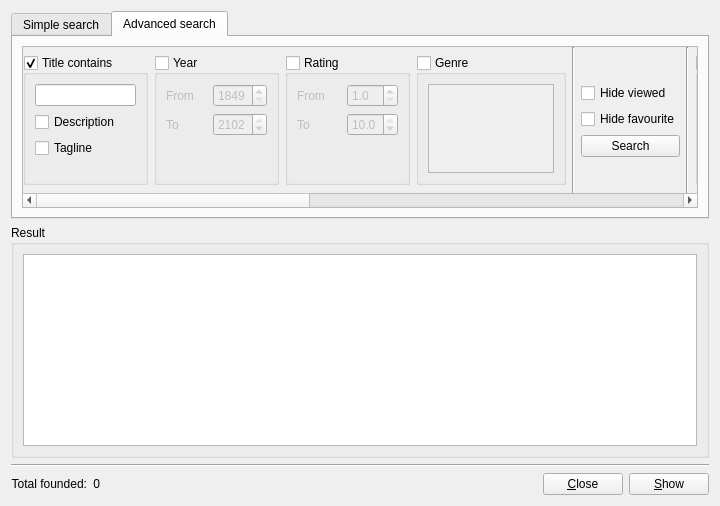
<?xml version="1.0" encoding="UTF-8"?>
<ui version="4.0">
 <class>SearchWindow</class>
 <widget class="QDialog" name="SearchWindow">
  <property name="geometry">
   <rect>
    <x>0</x>
    <y>0</y>
    <width>720</width>
    <height>506</height>
   </rect>
  </property>
  <property name="windowTitle">
   <string>Search film</string>
  </property>
  <property name="windowIcon">
   <iconset resource="../icons.qrc">
    <normaloff>:/tool/find</normaloff>:/tool/find</iconset>
  </property>
  <layout class="QVBoxLayout" name="verticalLayout_2" stretch="0,1,0,0">
   <item>
    <widget class="QTabWidget" name="tabWidget">
     <property name="sizePolicy">
      <sizepolicy hsizetype="Expanding" vsizetype="Maximum">
       <horstretch>0</horstretch>
       <verstretch>0</verstretch>
      </sizepolicy>
     </property>
     <property name="currentIndex">
      <number>1</number>
     </property>
     <widget class="QWidget" name="tabSimpleSearch">
      <attribute name="title">
       <string>Simple search</string>
      </attribute>
      <layout class="QVBoxLayout" name="layoutTabSimpleSearch" stretch="0,1">
       <item>
        <widget class="QGroupBox" name="gbSearchIn">
         <property name="title">
          <string>Search in</string>
         </property>
         <layout class="QHBoxLayout" name="layoutSearchIn">
          <item>
           <layout class="QVBoxLayout" name="layoutSearchInGroup1">
            <item>
             <widget class="QCheckBox" name="cTitle">
              <property name="text">
               <string>Title</string>
              </property>
              <property name="checked">
               <bool>true</bool>
              </property>
             </widget>
            </item>
            <item>
             <widget class="QCheckBox" name="cOriginalTitle">
              <property name="text">
               <string>Original title</string>
              </property>
              <property name="checked">
               <bool>true</bool>
              </property>
             </widget>
            </item>
            <item>
             <widget class="QCheckBox" name="cTagline">
              <property name="text">
               <string>Tagline</string>
              </property>
              <property name="checked">
               <bool>true</bool>
              </property>
             </widget>
            </item>
           </layout>
          </item>
          <item>
           <layout class="QVBoxLayout" name="layoutSearchInGroup2">
            <item>
             <widget class="QCheckBox" name="cYear">
              <property name="text">
               <string>Year</string>
              </property>
              <property name="checked">
               <bool>true</bool>
              </property>
             </widget>
            </item>
            <item>
             <widget class="QCheckBox" name="cGenre">
              <property name="text">
               <string>Genre</string>
              </property>
              <property name="checked">
               <bool>true</bool>
              </property>
             </widget>
            </item>
            <item>
             <widget class="QCheckBox" name="cCountry">
              <property name="text">
               <string>Country</string>
              </property>
              <property name="checked">
               <bool>true</bool>
              </property>
             </widget>
            </item>
           </layout>
          </item>
          <item>
           <layout class="QVBoxLayout" name="layoutSearchInGroup3">
            <item>
             <widget class="QCheckBox" name="cDirector">
              <property name="text">
               <string>Director</string>
              </property>
              <property name="checked">
               <bool>true</bool>
              </property>
             </widget>
            </item>
            <item>
             <widget class="QCheckBox" name="cProducer">
              <property name="text">
               <string>Producer</string>
              </property>
              <property name="checked">
               <bool>true</bool>
              </property>
             </widget>
            </item>
            <item>
             <widget class="QCheckBox" name="cScreenwriter">
              <property name="text">
               <string>Screenwriter</string>
              </property>
              <property name="checked">
               <bool>true</bool>
              </property>
             </widget>
            </item>
           </layout>
          </item>
          <item>
           <layout class="QVBoxLayout" name="layoutSearchInGroup4">
            <item>
             <widget class="QCheckBox" name="cComposer">
              <property name="text">
               <string>Composer</string>
              </property>
              <property name="checked">
               <bool>true</bool>
              </property>
             </widget>
            </item>
            <item>
             <widget class="QCheckBox" name="cBudget">
              <property name="text">
               <string>Budget</string>
              </property>
              <property name="checked">
               <bool>true</bool>
              </property>
             </widget>
            </item>
            <item>
             <widget class="QCheckBox" name="cTags">
              <property name="text">
               <string>Tags</string>
              </property>
              <property name="checked">
               <bool>true</bool>
              </property>
             </widget>
            </item>
           </layout>
          </item>
          <item>
           <layout class="QVBoxLayout" name="layoutSearchInGroup5">
            <item>
             <widget class="QCheckBox" name="cStarring">
              <property name="text">
               <string>Starring</string>
              </property>
              <property name="checked">
               <bool>true</bool>
              </property>
             </widget>
            </item>
            <item>
             <widget class="QCheckBox" name="cDescription">
              <property name="text">
               <string>Description</string>
              </property>
              <property name="checked">
               <bool>true</bool>
              </property>
             </widget>
            </item>
           </layout>
          </item>
          <item>
           <layout class="QVBoxLayout" name="layoutSearchInButtons">
            <item>
             <widget class="QPushButton" name="bSelectAll0">
              <property name="text">
               <string>Select all</string>
              </property>
             </widget>
            </item>
            <item>
             <widget class="QPushButton" name="bUnselectAll0">
              <property name="text">
               <string>Unselect all</string>
              </property>
             </widget>
            </item>
           </layout>
          </item>
         </layout>
        </widget>
       </item>
       <item>
        <layout class="QHBoxLayout" name="layoutKeyword">
         <item>
          <widget class="QLabel" name="labelKeyword">
           <property name="text">
            <string>Keyword</string>
           </property>
          </widget>
         </item>
         <item>
          <widget class="QLineEdit" name="eKeyword">
           <property name="clearButtonEnabled">
            <bool>true</bool>
           </property>
          </widget>
         </item>
         <item>
          <widget class="QPushButton" name="bSearchSimple">
           <property name="text">
            <string>Search</string>
           </property>
           <property name="default">
            <bool>true</bool>
           </property>
          </widget>
         </item>
        </layout>
       </item>
      </layout>
     </widget>
     <widget class="QWidget" name="tabAdvancedSearch">
      <attribute name="title">
       <string>Advanced search</string>
      </attribute>
      <layout class="QGridLayout" name="layoutTabAdvancedSearch">
       <item row="0" column="1">
        <widget class="QScrollArea" name="scrollAreaAdvancedSearch">
         <property name="minimumSize">
          <size>
           <width>0</width>
           <height>160</height>
          </size>
         </property>
         <property name="widgetResizable">
          <bool>true</bool>
         </property>
         <property name="alignment">
          <set>Qt::AlignLeading|Qt::AlignLeft|Qt::AlignTop</set>
         </property>
         <widget class="QWidget" name="scrollAreaAdvancedSearchContents">
          <property name="geometry">
           <rect>
            <x>-123</x>
            <y>0</y>
            <width>1609</width>
            <height>143</height>
           </rect>
          </property>
          <layout class="QHBoxLayout" name="layoutScrollAreaAdvancedSearch">
           <property name="leftMargin">
            <number>0</number>
           </property>
           <property name="topMargin">
            <number>0</number>
           </property>
           <property name="rightMargin">
            <number>0</number>
           </property>
           <property name="bottomMargin">
            <number>0</number>
           </property>
           <item>
            <widget class="QGroupBox" name="gbTitleContains">
             <property name="minimumSize">
              <size>
               <width>125</width>
               <height>0</height>
              </size>
             </property>
             <property name="maximumSize">
              <size>
               <width>16777215</width>
               <height>130</height>
              </size>
             </property>
             <property name="toolTip">
              <string>Complete or partial title</string>
             </property>
             <property name="title">
              <string>Title contains</string>
             </property>
             <property name="checkable">
              <bool>true</bool>
             </property>
             <layout class="QVBoxLayout" name="layoutTitleContains">
              <item>
               <widget class="QLineEdit" name="eTitleContains"/>
              </item>
              <item>
               <widget class="QCheckBox" name="cSearchInDescription">
                <property name="toolTip">
                 <string>Search in description</string>
                </property>
                <property name="text">
                 <string>Description</string>
                </property>
               </widget>
              </item>
              <item>
               <widget class="QCheckBox" name="cSearchInTagline">
                <property name="toolTip">
                 <string>Search in tagline</string>
                </property>
                <property name="text">
                 <string>Tagline</string>
                </property>
               </widget>
              </item>
              <item>
               <spacer name="spacerTitleContains">
                <property name="orientation">
                 <enum>Qt::Vertical</enum>
                </property>
                <property name="sizeHint" stdset="0">
                 <size>
                  <width>20</width>
                  <height>40</height>
                 </size>
                </property>
               </spacer>
              </item>
             </layout>
            </widget>
           </item>
           <item>
            <widget class="QGroupBox" name="gbYear">
             <property name="minimumSize">
              <size>
               <width>125</width>
               <height>0</height>
              </size>
             </property>
             <property name="maximumSize">
              <size>
               <width>150</width>
               <height>130</height>
              </size>
             </property>
             <property name="toolTip">
              <string>Range of years or a specific value</string>
             </property>
             <property name="title">
              <string>Year</string>
             </property>
             <property name="checkable">
              <bool>true</bool>
             </property>
             <property name="checked">
              <bool>false</bool>
             </property>
             <layout class="QGridLayout" name="layoutYear">
              <item row="0" column="0">
               <widget class="QLabel" name="labelYearFrom">
                <property name="text">
                 <string>From</string>
                </property>
               </widget>
              </item>
              <item row="0" column="1" rowspan="2">
               <layout class="QVBoxLayout" name="layoutYearSpinboxes">
                <item>
                 <widget class="QSpinBox" name="sbYearFrom">
                  <property name="correctionMode">
                   <enum>QAbstractSpinBox::CorrectToNearestValue</enum>
                  </property>
                  <property name="minimum">
                   <number>1849</number>
                  </property>
                  <property name="maximum">
                   <number>2102</number>
                  </property>
                  <property name="value">
                   <number>1849</number>
                  </property>
                 </widget>
                </item>
                <item>
                 <widget class="QSpinBox" name="sbYearTo">
                  <property name="correctionMode">
                   <enum>QAbstractSpinBox::CorrectToNearestValue</enum>
                  </property>
                  <property name="minimum">
                   <number>1849</number>
                  </property>
                  <property name="maximum">
                   <number>2102</number>
                  </property>
                  <property name="value">
                   <number>2102</number>
                  </property>
                 </widget>
                </item>
               </layout>
              </item>
              <item row="1" column="0">
               <widget class="QLabel" name="labelYearTo">
                <property name="text">
                 <string>To</string>
                </property>
               </widget>
              </item>
              <item row="2" column="1">
               <spacer name="spacerYear">
                <property name="orientation">
                 <enum>Qt::Vertical</enum>
                </property>
                <property name="sizeHint" stdset="0">
                 <size>
                  <width>20</width>
                  <height>40</height>
                 </size>
                </property>
               </spacer>
              </item>
             </layout>
            </widget>
           </item>
           <item>
            <widget class="QGroupBox" name="gbRating">
             <property name="minimumSize">
              <size>
               <width>125</width>
               <height>0</height>
              </size>
             </property>
             <property name="maximumSize">
              <size>
               <width>150</width>
               <height>130</height>
              </size>
             </property>
             <property name="title">
              <string>Rating</string>
             </property>
             <property name="checkable">
              <bool>true</bool>
             </property>
             <property name="checked">
              <bool>false</bool>
             </property>
             <layout class="QGridLayout" name="layoutRating">
              <item row="0" column="0">
               <widget class="QLabel" name="labelRatingFrom">
                <property name="text">
                 <string>From</string>
                </property>
               </widget>
              </item>
              <item row="0" column="1" rowspan="2">
               <layout class="QVBoxLayout" name="layoutRatingSpinboxes">
                <item>
                 <widget class="QDoubleSpinBox" name="sbRatingFrom">
                  <property name="correctionMode">
                   <enum>QAbstractSpinBox::CorrectToNearestValue</enum>
                  </property>
                  <property name="decimals">
                   <number>1</number>
                  </property>
                  <property name="minimum">
                   <double>1.000000000000000</double>
                  </property>
                  <property name="maximum">
                   <double>10.000000000000000</double>
                  </property>
                  <property name="singleStep">
                   <double>0.100000000000000</double>
                  </property>
                  <property name="value">
                   <double>1.000000000000000</double>
                  </property>
                 </widget>
                </item>
                <item>
                 <widget class="QDoubleSpinBox" name="sbRatingTo">
                  <property name="correctionMode">
                   <enum>QAbstractSpinBox::CorrectToNearestValue</enum>
                  </property>
                  <property name="decimals">
                   <number>1</number>
                  </property>
                  <property name="minimum">
                   <double>1.000000000000000</double>
                  </property>
                  <property name="maximum">
                   <double>10.000000000000000</double>
                  </property>
                  <property name="singleStep">
                   <double>0.100000000000000</double>
                  </property>
                  <property name="value">
                   <double>10.000000000000000</double>
                  </property>
                 </widget>
                </item>
               </layout>
              </item>
              <item row="1" column="0">
               <widget class="QLabel" name="labelRatingTo">
                <property name="text">
                 <string>To</string>
                </property>
               </widget>
              </item>
              <item row="2" column="1">
               <spacer name="spacerRating">
                <property name="orientation">
                 <enum>Qt::Vertical</enum>
                </property>
                <property name="sizeHint" stdset="0">
                 <size>
                  <width>20</width>
                  <height>40</height>
                 </size>
                </property>
               </spacer>
              </item>
             </layout>
            </widget>
           </item>
           <item>
            <widget class="QGroupBox" name="gbGenre">
             <property name="minimumSize">
              <size>
               <width>150</width>
               <height>0</height>
              </size>
             </property>
             <property name="maximumSize">
              <size>
               <width>150</width>
               <height>130</height>
              </size>
             </property>
             <property name="title">
              <string>Genre</string>
             </property>
             <property name="checkable">
              <bool>true</bool>
             </property>
             <property name="checked">
              <bool>false</bool>
             </property>
             <layout class="QGridLayout" name="layoutGenre">
              <item row="0" column="0">
               <widget class="CheckedListWidget" name="lwGenre">
                <property name="horizontalScrollBarPolicy">
                 <enum>Qt::ScrollBarAlwaysOff</enum>
                </property>
                <property name="editTriggers">
                 <set>QAbstractItemView::NoEditTriggers</set>
                </property>
                <property name="selectionMode">
                 <enum>QAbstractItemView::NoSelection</enum>
                </property>
                <property name="verticalScrollMode">
                 <enum>QAbstractItemView::ScrollPerPixel</enum>
                </property>
               </widget>
              </item>
             </layout>
            </widget>
           </item>
           <item>
            <widget class="Line" name="lineAdvancedSearch1">
             <property name="orientation">
              <enum>Qt::Vertical</enum>
             </property>
            </widget>
           </item>
           <item>
            <layout class="QVBoxLayout" name="layoutStartAdvancedSearch">
             <item>
              <spacer name="spacerAdvancedSearch1">
               <property name="orientation">
                <enum>Qt::Vertical</enum>
               </property>
               <property name="sizeHint" stdset="0">
                <size>
                 <width>20</width>
                 <height>40</height>
                </size>
               </property>
              </spacer>
             </item>
             <item>
              <widget class="QCheckBox" name="cHideViewed">
               <property name="text">
                <string>Hide viewed</string>
               </property>
              </widget>
             </item>
             <item>
              <widget class="QCheckBox" name="cHideFavourite">
               <property name="text">
                <string>Hide favourite</string>
               </property>
              </widget>
             </item>
             <item>
              <widget class="QPushButton" name="bSearchAdvanced">
               <property name="text">
                <string>Search</string>
               </property>
              </widget>
             </item>
             <item>
              <spacer name="spacerAdvancedSearch2">
               <property name="orientation">
                <enum>Qt::Vertical</enum>
               </property>
               <property name="sizeHint" stdset="0">
                <size>
                 <width>20</width>
                 <height>40</height>
                </size>
               </property>
              </spacer>
             </item>
            </layout>
           </item>
           <item>
            <widget class="Line" name="lineAdvancedSearch2">
             <property name="orientation">
              <enum>Qt::Vertical</enum>
             </property>
            </widget>
           </item>
           <item>
            <widget class="QGroupBox" name="gbDirector">
             <property name="minimumSize">
              <size>
               <width>200</width>
               <height>0</height>
              </size>
             </property>
             <property name="maximumSize">
              <size>
               <width>200</width>
               <height>130</height>
              </size>
             </property>
             <property name="title">
              <string>Director</string>
             </property>
             <property name="checkable">
              <bool>true</bool>
             </property>
             <property name="checked">
              <bool>false</bool>
             </property>
             <layout class="QGridLayout" name="layoutDirector">
              <item row="0" column="1">
               <spacer name="horizontalSpacer">
                <property name="orientation">
                 <enum>Qt::Horizontal</enum>
                </property>
                <property name="sizeHint" stdset="0">
                 <size>
                  <width>40</width>
                  <height>20</height>
                 </size>
                </property>
               </spacer>
              </item>
              <item row="0" column="0">
               <widget class="CheckedListWidget" name="lwDirector">
                <property name="horizontalScrollBarPolicy">
                 <enum>Qt::ScrollBarAlwaysOff</enum>
                </property>
                <property name="editTriggers">
                 <set>QAbstractItemView::NoEditTriggers</set>
                </property>
                <property name="selectionMode">
                 <enum>QAbstractItemView::NoSelection</enum>
                </property>
                <property name="verticalScrollMode">
                 <enum>QAbstractItemView::ScrollPerPixel</enum>
                </property>
               </widget>
              </item>
             </layout>
            </widget>
           </item>
           <item>
            <widget class="QGroupBox" name="gbCountry">
             <property name="minimumSize">
              <size>
               <width>150</width>
               <height>0</height>
              </size>
             </property>
             <property name="maximumSize">
              <size>
               <width>150</width>
               <height>130</height>
              </size>
             </property>
             <property name="title">
              <string>Country</string>
             </property>
             <property name="checkable">
              <bool>true</bool>
             </property>
             <property name="checked">
              <bool>false</bool>
             </property>
             <layout class="QGridLayout" name="layoutCountry">
              <item row="0" column="0">
               <widget class="CheckedListWidget" name="lwCountry">
                <property name="horizontalScrollBarPolicy">
                 <enum>Qt::ScrollBarAlwaysOff</enum>
                </property>
                <property name="editTriggers">
                 <set>QAbstractItemView::NoEditTriggers</set>
                </property>
                <property name="selectionMode">
                 <enum>QAbstractItemView::NoSelection</enum>
                </property>
                <property name="verticalScrollMode">
                 <enum>QAbstractItemView::ScrollPerPixel</enum>
                </property>
               </widget>
              </item>
             </layout>
            </widget>
           </item>
           <item>
            <widget class="QGroupBox" name="gbStarring">
             <property name="minimumSize">
              <size>
               <width>200</width>
               <height>0</height>
              </size>
             </property>
             <property name="maximumSize">
              <size>
               <width>200</width>
               <height>130</height>
              </size>
             </property>
             <property name="title">
              <string>Starring</string>
             </property>
             <property name="checkable">
              <bool>true</bool>
             </property>
             <property name="checked">
              <bool>false</bool>
             </property>
             <layout class="QGridLayout" name="layoutStarring">
              <item row="0" column="0">
               <widget class="CheckedListWidget" name="lwStarring">
                <property name="horizontalScrollBarPolicy">
                 <enum>Qt::ScrollBarAlwaysOff</enum>
                </property>
                <property name="editTriggers">
                 <set>QAbstractItemView::NoEditTriggers</set>
                </property>
                <property name="selectionMode">
                 <enum>QAbstractItemView::NoSelection</enum>
                </property>
                <property name="verticalScrollMode">
                 <enum>QAbstractItemView::ScrollPerPixel</enum>
                </property>
               </widget>
              </item>
             </layout>
            </widget>
           </item>
           <item>
            <widget class="QGroupBox" name="gbScreenwriter">
             <property name="minimumSize">
              <size>
               <width>200</width>
               <height>0</height>
              </size>
             </property>
             <property name="maximumSize">
              <size>
               <width>200</width>
               <height>130</height>
              </size>
             </property>
             <property name="title">
              <string>Screenwriter</string>
             </property>
             <property name="checkable">
              <bool>true</bool>
             </property>
             <property name="checked">
              <bool>false</bool>
             </property>
             <layout class="QGridLayout" name="layouScreenwriter">
              <item row="0" column="0">
               <widget class="CheckedListWidget" name="lwScreenwriter">
                <property name="horizontalScrollBarPolicy">
                 <enum>Qt::ScrollBarAlwaysOff</enum>
                </property>
                <property name="editTriggers">
                 <set>QAbstractItemView::NoEditTriggers</set>
                </property>
                <property name="selectionMode">
                 <enum>QAbstractItemView::NoSelection</enum>
                </property>
                <property name="verticalScrollMode">
                 <enum>QAbstractItemView::ScrollPerPixel</enum>
                </property>
               </widget>
              </item>
             </layout>
            </widget>
           </item>
           <item>
            <widget class="QGroupBox" name="gbTags">
             <property name="minimumSize">
              <size>
               <width>150</width>
               <height>0</height>
              </size>
             </property>
             <property name="maximumSize">
              <size>
               <width>150</width>
               <height>130</height>
              </size>
             </property>
             <property name="title">
              <string>Tags</string>
             </property>
             <property name="checkable">
              <bool>true</bool>
             </property>
             <property name="checked">
              <bool>false</bool>
             </property>
             <layout class="QGridLayout" name="layoutTags">
              <item row="0" column="0">
               <widget class="CheckedListWidget" name="lwTags">
                <property name="horizontalScrollBarPolicy">
                 <enum>Qt::ScrollBarAlwaysOff</enum>
                </property>
                <property name="editTriggers">
                 <set>QAbstractItemView::NoEditTriggers</set>
                </property>
                <property name="selectionMode">
                 <enum>QAbstractItemView::NoSelection</enum>
                </property>
                <property name="verticalScrollMode">
                 <enum>QAbstractItemView::ScrollPerPixel</enum>
                </property>
               </widget>
              </item>
             </layout>
            </widget>
           </item>
          </layout>
         </widget>
        </widget>
       </item>
      </layout>
     </widget>
    </widget>
   </item>
   <item>
    <widget class="QGroupBox" name="gbResult">
     <property name="sizePolicy">
      <sizepolicy hsizetype="Preferred" vsizetype="Minimum">
       <horstretch>0</horstretch>
       <verstretch>0</verstretch>
      </sizepolicy>
     </property>
     <property name="title">
      <string>Result</string>
     </property>
     <layout class="QVBoxLayout" name="layoutResult">
      <item>
       <widget class="QTableView" name="tvResult">
        <property name="editTriggers">
         <set>QAbstractItemView::NoEditTriggers</set>
        </property>
        <property name="alternatingRowColors">
         <bool>true</bool>
        </property>
        <property name="selectionMode">
         <enum>QAbstractItemView::SingleSelection</enum>
        </property>
        <property name="selectionBehavior">
         <enum>QAbstractItemView::SelectRows</enum>
        </property>
        <property name="verticalScrollMode">
         <enum>QAbstractItemView::ScrollPerPixel</enum>
        </property>
        <property name="horizontalScrollMode">
         <enum>QAbstractItemView::ScrollPerPixel</enum>
        </property>
        <property name="sortingEnabled">
         <bool>true</bool>
        </property>
        <attribute name="horizontalHeaderCascadingSectionResizes">
         <bool>true</bool>
        </attribute>
        <attribute name="horizontalHeaderHighlightSections">
         <bool>false</bool>
        </attribute>
        <attribute name="horizontalHeaderStretchLastSection">
         <bool>true</bool>
        </attribute>
        <attribute name="verticalHeaderVisible">
         <bool>false</bool>
        </attribute>
        <attribute name="verticalHeaderDefaultSectionSize">
         <number>20</number>
        </attribute>
       </widget>
      </item>
     </layout>
    </widget>
   </item>
   <item>
    <widget class="Line" name="lineFooter">
     <property name="orientation">
      <enum>Qt::Horizontal</enum>
     </property>
    </widget>
   </item>
   <item>
    <layout class="QHBoxLayout" name="layoutFooter">
     <item>
      <widget class="QLabel" name="labelTotalFounded">
       <property name="text">
        <string>Total founded:</string>
       </property>
       <property name="alignment">
        <set>Qt::AlignRight|Qt::AlignTrailing|Qt::AlignVCenter</set>
       </property>
      </widget>
     </item>
     <item>
      <widget class="QLabel" name="lTotalFounded">
       <property name="text">
        <string notr="true">0</string>
       </property>
       <property name="alignment">
        <set>Qt::AlignRight|Qt::AlignTrailing|Qt::AlignVCenter</set>
       </property>
      </widget>
     </item>
     <item>
      <spacer name="hs0">
       <property name="orientation">
        <enum>Qt::Horizontal</enum>
       </property>
       <property name="sizeHint" stdset="0">
        <size>
         <width>40</width>
         <height>20</height>
        </size>
       </property>
      </spacer>
     </item>
     <item>
      <widget class="QPushButton" name="bClose">
       <property name="text">
        <string>&amp;Close</string>
       </property>
       <property name="autoDefault">
        <bool>false</bool>
       </property>
      </widget>
     </item>
     <item>
      <widget class="QPushButton" name="bShow">
       <property name="text">
        <string>&amp;Show</string>
       </property>
       <property name="autoDefault">
        <bool>false</bool>
       </property>
      </widget>
     </item>
    </layout>
   </item>
  </layout>
  <zorder>gbResult</zorder>
  <zorder>tabWidget</zorder>
  <zorder>lineFooter</zorder>
 </widget>
 <customwidgets>
  <customwidget>
   <class>CheckedListWidget</class>
   <extends>QListWidget</extends>
   <header>search/checkedlistwidget.h</header>
  </customwidget>
 </customwidgets>
 <tabstops>
  <tabstop>tabWidget</tabstop>
  <tabstop>eKeyword</tabstop>
  <tabstop>bSearchSimple</tabstop>
  <tabstop>cTitle</tabstop>
  <tabstop>cOriginalTitle</tabstop>
  <tabstop>cTagline</tabstop>
  <tabstop>cYear</tabstop>
  <tabstop>cGenre</tabstop>
  <tabstop>cCountry</tabstop>
  <tabstop>cDirector</tabstop>
  <tabstop>cProducer</tabstop>
  <tabstop>cScreenwriter</tabstop>
  <tabstop>cComposer</tabstop>
  <tabstop>cBudget</tabstop>
  <tabstop>cTags</tabstop>
  <tabstop>cStarring</tabstop>
  <tabstop>cDescription</tabstop>
  <tabstop>bSelectAll0</tabstop>
  <tabstop>bUnselectAll0</tabstop>
  <tabstop>tvResult</tabstop>
  <tabstop>bShow</tabstop>
  <tabstop>bClose</tabstop>
 </tabstops>
 <resources>
  <include location="../icons.qrc"/>
 </resources>
 <connections>
  <connection>
   <sender>bClose</sender>
   <signal>clicked()</signal>
   <receiver>SearchWindow</receiver>
   <slot>close()</slot>
   <hints>
    <hint type="sourcelabel">
     <x>553</x>
     <y>449</y>
    </hint>
    <hint type="destinationlabel">
     <x>349</x>
     <y>224</y>
    </hint>
   </hints>
  </connection>
 </connections>
</ui>
